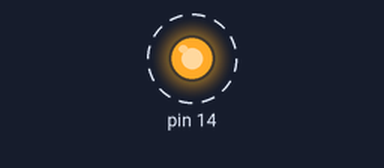
A sketch run on a simulated Arduino Uno, built with avr-gcc and run on an emulated ATmega328P. Parts: output pins drawn as LEDs (lit = HIGH). Dashed ring = blinking.

Above: at 0.2 s.
Timing chart, 0 to 3.0 s (numbered marks = the images above):
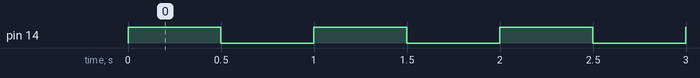

Measured:
- by itself, pin 14: alternates HIGH for 0.50 s and LOW for 0.50 s

The sketch:

exercise1.ino
```cpp
#include <avr/io.h>
#include <util/delay.h>

void timer0_init(){
    TCCR0B |= (1 << CS00) | (1 << CS02); // 1024
    TCNT0 = 0; // counter=0
    TIMSK0 |= (1 << TOIE0); // overflow
}

volatile uint8_t total_overflow = 0;

int main(void){
    DDRC |= (1 << PC0);
    PORTC |= (1 << PC0);
    timer0_init();
    sei();
    while(1){
      if(total_overflow >= 30){ // (16/1024)*10^6*.5/256
        if(TCNT0 >= 132){ //256-...=132.5
                PORTC ^= (1 << PC0);
                TCNT0 = 0;
                total_overflow = 0;
            }
        }
    }
}

ISR(TIMER0_OVF_vect){
    total_overflow++;
}
```
